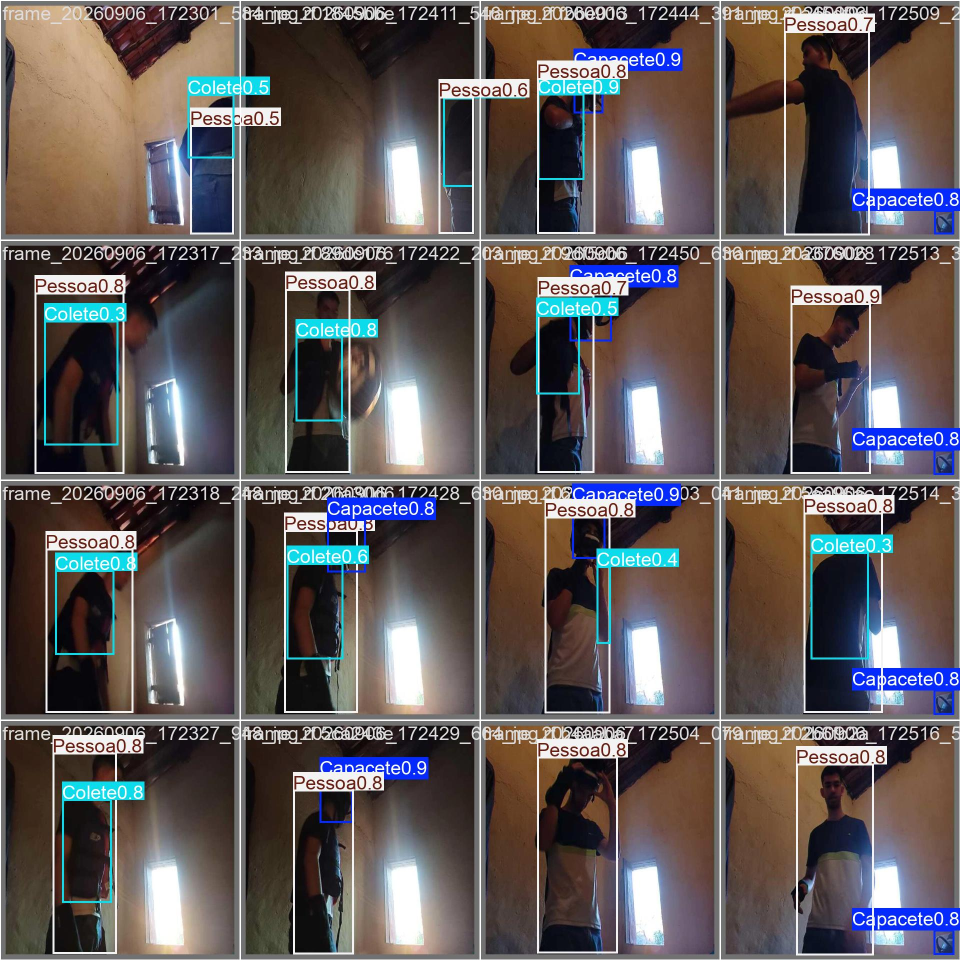
#> input picture mosaic_valid.jpg, 1920 x 1920 px (shown at 1/2 size)
$ python -i preprocessor.py   (imports and definitions only)
#> lines starting #> are read from the running program, lines starting #| are printed output that depends on the picture
### preprocessing/utils/letterbox.py
"""
preprocessing/utils/letterbox.py
Implementação manual do letterbox — a mesma lógica usada internamente
pelo YOLOv8 (ultralytics/data/augment.py).
"""
from typing import Tuple
import cv2
import numpy as np

def letterbox(
    frame: np.ndarray,
    target_size: int = 640,
    pad_color: int = 114,
) -> Tuple[np.ndarray, float, Tuple[int, int]]:
    """
    Redimensiona preservando proporção e adiciona padding cinza.
    Returns:
        frame_lb:   imagem redimensionada + padded (target_size × target_size)
        scale:      fator de escala aplicado (usado para ajustar bboxes)
        (pad_w, pad_h): padding adicionado em cada lado (horizontal, vertical)
    """
    h, w = frame.shape[:2]
    # Fator de escala: limitar pela dimensão maior
    scale = min(target_size / h, target_size / w)
    new_w = int(round(w * scale))
    new_h = int(round(h * scale))

    # Redimensiona mantendo proporção
    resized = cv2.resize(frame, (new_w, new_h), interpolation=cv2.INTER_LINEAR)

    # Calcula padding simétrico
    pad_w = (target_size - new_w) // 2
    pad_h = (target_size - new_h) // 2

    # Aplica padding com cor cinza (valor 114 ≈ média ImageNet em uint8)
    frame_lb = np.full((target_size, target_size, 3), pad_color, dtype=np.uint8)
    frame_lb[pad_h:pad_h + new_h, pad_w:pad_w + new_w] = resized

    return frame_lb, scale, (pad_w, pad_h)

# [17 lines left out: function adjust_bboxes, not called in this run]

### preprocessing/preprocessor.py
"""
preprocessing/preprocessor.py
Módulo central de pré-processamento de imagens para o projeto yolo-edge-api.
Integra-se ao pipeline de tempo real e à API REST.
"""
from dataclasses import dataclass

import cv2
import numpy as np

from preprocessing.utils.letterbox import letterbox


@dataclass
class PreprocessConfig:
    """Configuração imutável do pipeline de pré-processamento."""
    infer_size:    int   = 320
    convert_rgb:   bool  = True
    use_letterbox: bool  = True
    gaussian_blur: bool  = False
    gaussian_ksize: int  = 3
    gaussian_sigma: float = 0.8
    median_blur:   bool  = False
    median_ksize:  int   = 3
    clahe:         bool  = False
    clahe_clip:    float = 2.0
    clahe_tile:    int   = 8
    clahe_space:   str   = "lab"
    normalize:     bool  = False

@dataclass
class PreprocessResult:
    """Resultado do pré-processamento — imagem + metadados."""
    frame:     np.ndarray
    scale:     float = 1.0
    scale_x:   float = 1.0
    scale_y:   float = 1.0
    pad_w:     int   = 0
    pad_h:     int   = 0
    orig_size: tuple[int, int] = (0, 0)

class Preprocessor:
    """Encapsula o pipeline de pré-processamento configurável. Thread-safe."""
    def __init__(self, config: PreprocessConfig | None = None):
        self.cfg = config or PreprocessConfig()
        if self.cfg.clahe:
            self._clahe = cv2.createCLAHE(
                clipLimit=self.cfg.clahe_clip,
                tileGridSize=(self.cfg.clahe_tile, self.cfg.clahe_tile),
            )

    def process(self, frame: np.ndarray) -> PreprocessResult:
        orig_h, orig_w = frame.shape[:2]
        out = frame.copy()

        if self.cfg.clahe:
            out = self._apply_clahe(out)
        if self.cfg.convert_rgb:
            out = cv2.cvtColor(out, cv2.COLOR_BGR2RGB)
        if self.cfg.gaussian_blur:
            k = self.cfg.gaussian_ksize
            out = cv2.GaussianBlur(out, (k, k), sigmaX=self.cfg.gaussian_sigma)
        elif self.cfg.median_blur:
            out = cv2.medianBlur(out, self.cfg.median_ksize)

        if self.cfg.use_letterbox:
            out, scale, (pad_w, pad_h) = letterbox(out, self.cfg.infer_size)
            scale_x = scale_y = scale
        else:
            out = cv2.resize(out, (self.cfg.infer_size, self.cfg.infer_size))
            scale_x = self.cfg.infer_size / orig_w
            scale_y = self.cfg.infer_size / orig_h
            scale   = min(scale_x, scale_y)
            pad_w = pad_h = 0

        if self.cfg.normalize:
            out = out.astype(np.float32) / 255.0

        return PreprocessResult(
            frame=out, scale=scale, scale_x=scale_x, scale_y=scale_y,
            pad_w=pad_w, pad_h=pad_h, orig_size=(orig_h, orig_w),
        )

    def adjust_boxes(self, boxes_xyxy: np.ndarray, result: PreprocessResult) -> np.ndarray:
        """Ajusta coordenadas de bboxes do espaço processado para o original."""
        boxes = boxes_xyxy.copy().astype(float)
        boxes[:, [0, 2]] -= result.pad_w
        boxes[:, [1, 3]] -= result.pad_h
        boxes[:, [0, 2]] /= result.scale_x
        boxes[:, [1, 3]] /= result.scale_y
        return boxes

    def _apply_clahe(self, frame_bgr: np.ndarray) -> np.ndarray:
        if self.cfg.clahe_space == "lab":
            lab     = cv2.cvtColor(frame_bgr, cv2.COLOR_BGR2LAB)
            l, a, b = cv2.split(lab)
            l_cl    = self._clahe.apply(l)
            return cv2.cvtColor(cv2.merge([l_cl, a, b]), cv2.COLOR_LAB2BGR)
        else:
            hsv     = cv2.cvtColor(frame_bgr, cv2.COLOR_BGR2HSV)
            h, s, v = cv2.split(hsv)
            v_cl    = self._clahe.apply(v)
            return cv2.cvtColor(cv2.merge([h, s, v_cl]), cv2.COLOR_HSV2BGR)

# ── Configurações pré-definidas ───────────────────────────────────
CONFIG_DEFAULT = PreprocessConfig(
    infer_size=320,
    convert_rgb=True,
    use_letterbox=True,
    gaussian_blur=False,
    clahe=False,
)

CONFIG_LOW_LIGHT = PreprocessConfig(
    infer_size=320,
    convert_rgb=True,
    use_letterbox=True,
    clahe=True,
    clahe_clip=2.0,
    clahe_tile=8,
    clahe_space="lab",
)

CONFIG_HIGH_QUALITY = PreprocessConfig(
    infer_size=640,
    convert_rgb=True,
    use_letterbox=True,
    gaussian_blur=False,
    clahe=False,
)

>>> import cv2
>>> picture = cv2.imread('../mosaic_valid.jpg')
#> picture is the input picture: shape (1920, 1920, 3); mean B, G, R 89, 89.2, 96.8
>>> result = Preprocessor().process(picture)
#> in letterbox, `resized = cv2.resize(frame, (new_w, new_h), interpolation=cv2.INTER_LI..`:
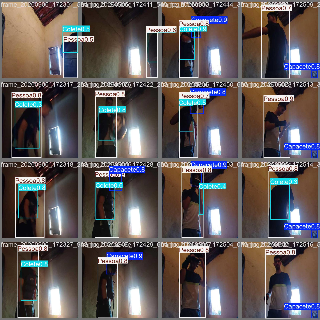
#> resized: shape (320, 320, 3); mean R, G, B 96.3, 88.6, 88.4
#> in process, `out, scale, (pad_w, pad_h) = letterbox(out, self.cfg.infer_size)`: scale = 0.167; pad_w = 0
#> in process, `scale_x = scale_y = scale`: scale_x = 0.167
